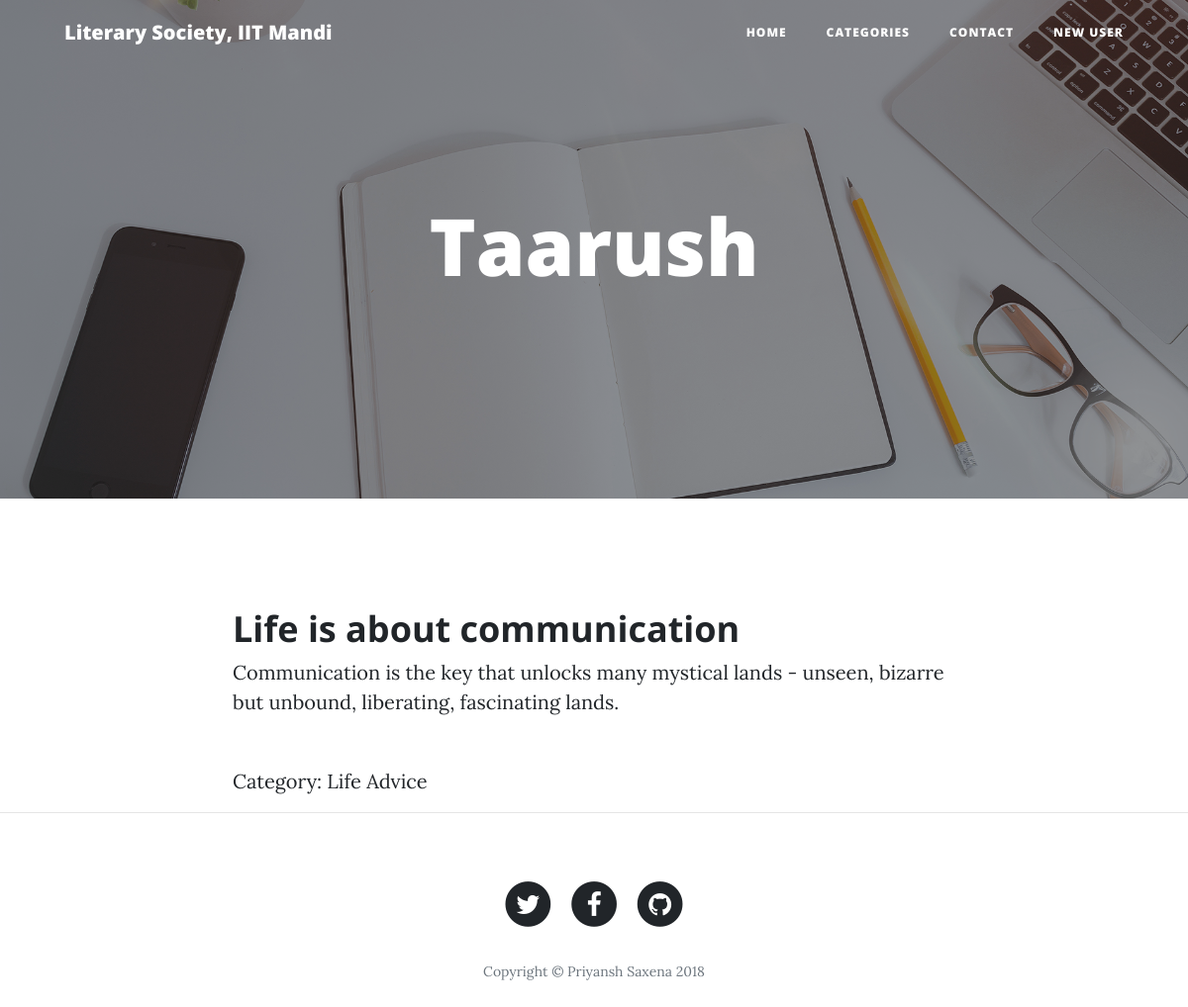
The page /post/life-is-about-communication on the database its author committed.
### anon_blog/models.py (models this page shows, shortened)
class Blog(models.Model):
    title = models.CharField(max_length=100, unique=True)
    slug = models.SlugField(max_length=100, unique=True)
    body = models.TextField()
    posted = models.DateTimeField(db_index=True, auto_now_add=True)
    category = models.ForeignKey('anon_blog.Category',
       on_delete=models.CASCADE,)

class Category(models.Model):
    title = models.CharField(max_length=100, db_index=True)
    slug = models.SlugField(max_length=100, db_index=True)
    def __str__(self):
        return self.title

### anon_blog/views.py (the view)
# urls.py: path('post/<slug:slug>', views.view_post, name='viewpost'),
def view_post(request, slug):
    return render_to_response('view_post.html', {
        'post': get_object_or_404(Blog, slug=slug)
    })

### anon_blog/templates/view_post.html (shortened to what this page needs)
{% extends 'base.html' %}
{% block content %}
	<h2 class="section-heading">{{ post.title }}</h2>
	<article>
	    {{ post.body }}
	</article>
	<div style="margin-top: 50px">
		Category: {{ post.category }}
	</div>
{% endblock %}

### rows shown on the page
Blog: title "Life is about communication", body "Communication is the key that unlocks many mystical lands - unseen, bizarre but unbound, liberating, fascinating lands.", category "Life Advice"
